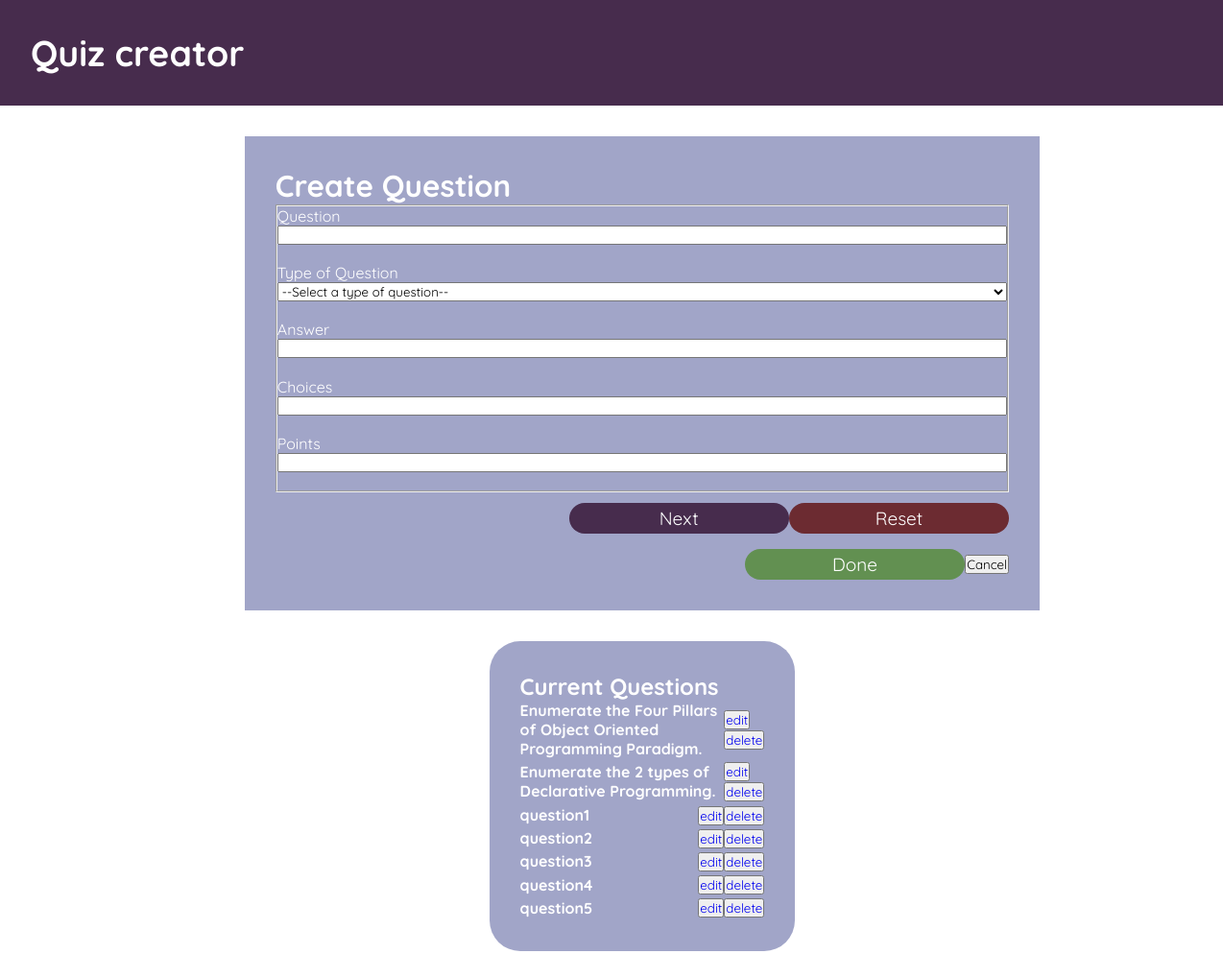
/teachermodule/teacherCreateQuestions.php?quiz_code=adqs001, run on an earlier commit of the app's database.
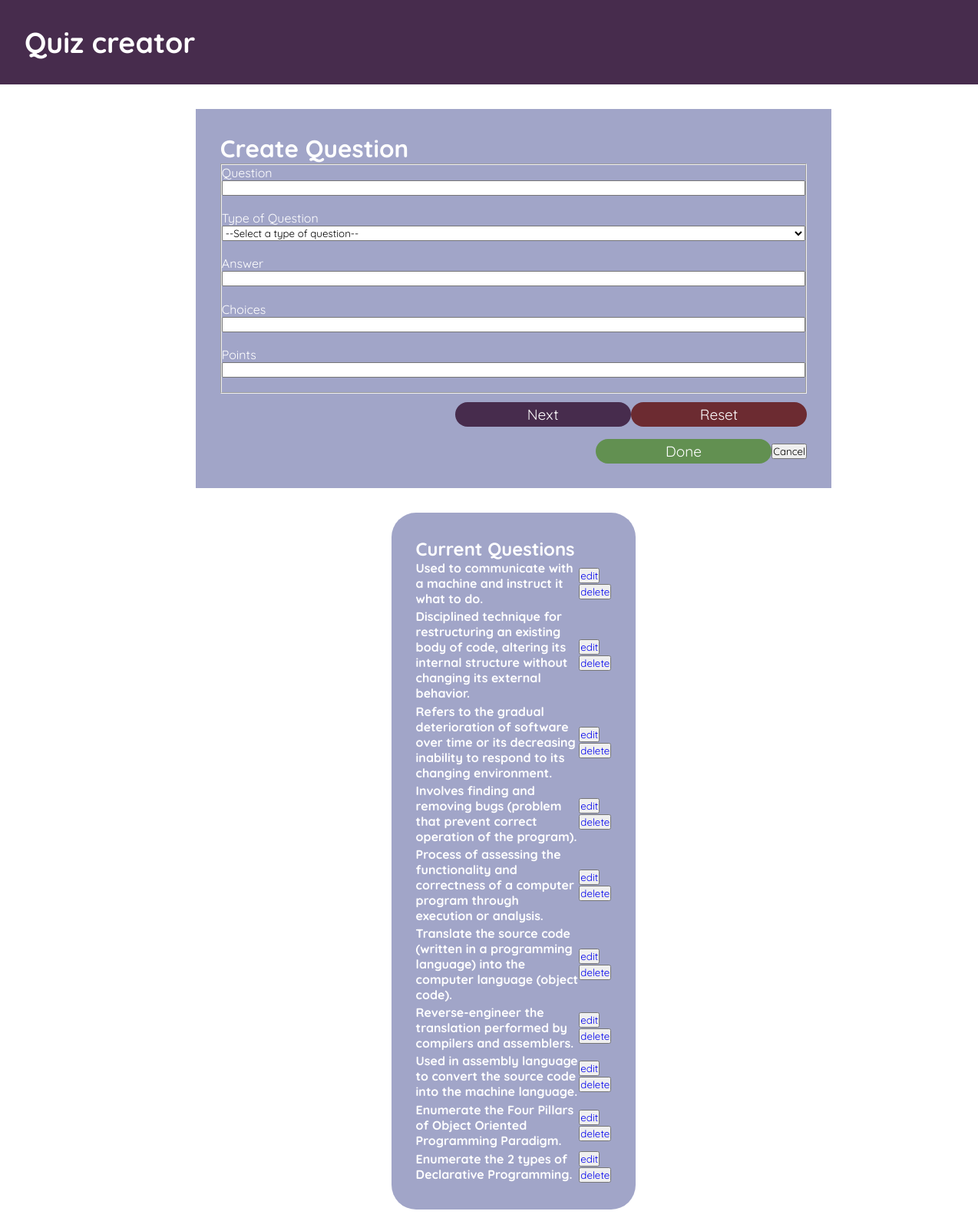
And on a later commit of the database.
### tables this page shows
CREATE TABLE `quiz_inventory` (
  `quiz_code` varchar(45) DEFAULT NULL,
  `type_of_quiz` text DEFAULT NULL,
  `question` text DEFAULT NULL,
  `choices` text DEFAULT NULL,
  `answer` text DEFAULT NULL,
  `points` int(11) DEFAULT NULL
);

### teachermodule/rQuestions.php (the view, shortened to what this page needs)
<?php
    include "config.php";
    $sql = "SELECT `question` FROM `quiz_inventory` WHERE `quiz_code` = '" . $_SESSION['quiz_code'] . "'";
    $result = mysqli_query($connection, $sql);
    while ($row = $result->fetch_assoc()) {
        echo "<div>";
        echo "<h4>". $row['question'] . "</h4>";
        echo "<div>";
        echo "<button class='editQuestion'><a href='teacherEditQuestion.php?quiz_code=" . $_SESSION['quiz_code'] . "&question=". $row['question'] . "'> edit </a></button>";
        echo "<button class='Delete'><a href='dQuestion.php?quiz_code=" . $_SESSION['quiz_code'] . "&question=". $row['question'] . "'> delete </a>";
        echo "</div>";
        echo "</div>";
    }
?>

What changed in the data, as far as the page shows it:
removed quiz_inventory: question "question1"
removed quiz_inventory: question "question2"
removed quiz_inventory: question "question3"
removed quiz_inventory: question "question4"
removed quiz_inventory: question "question5"
added quiz_inventory: question "Used to communicate with a machine and instruct it what to do."
added quiz_inventory: question "Disciplined technique for restructuring an existing body of code, altering its internal structure without changing its external behavior."
added quiz_inventory: question "Refers to the gradual deterioration of software over time or its decreasing inability to respond to its changing environment."
added quiz_inventory: question "Involves finding and removing bugs (problem that prevent correct operation of the program)."
added quiz_inventory: question "Process of assessing the functionality and correctness of a computer program through execution or analysis."
added quiz_inventory: question "Translate the source code (written in a programming language) into the computer language (object code)."
added quiz_inventory: question "Reverse-engineer the translation performed by compilers and assemblers."
added quiz_inventory: question "Used in assembly language to convert the source code into the machine language."
